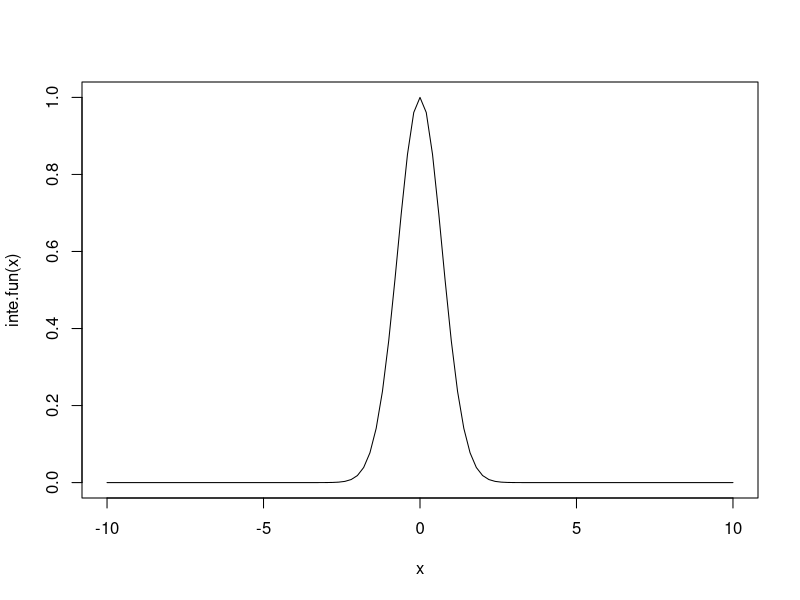
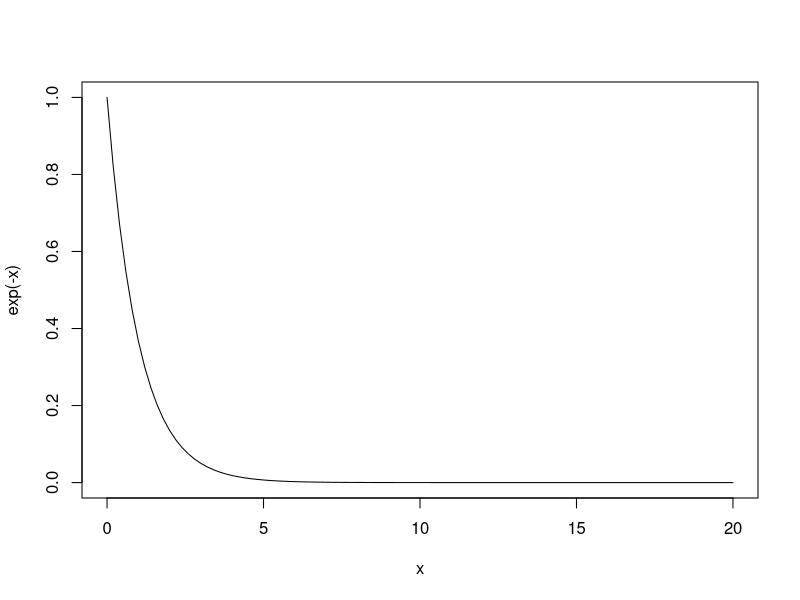
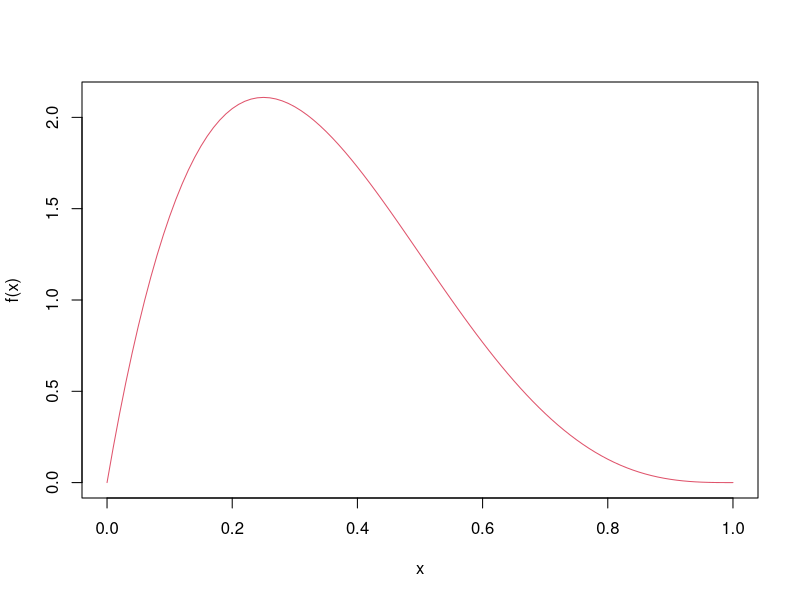
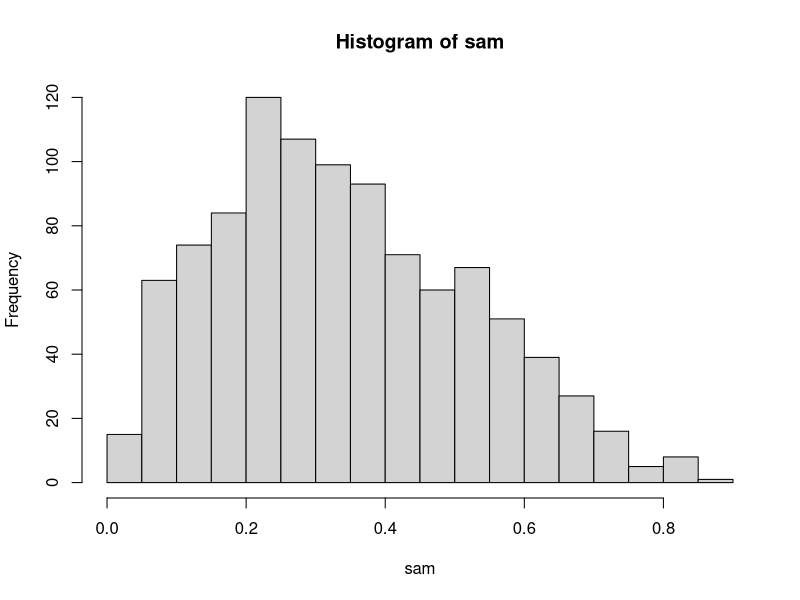
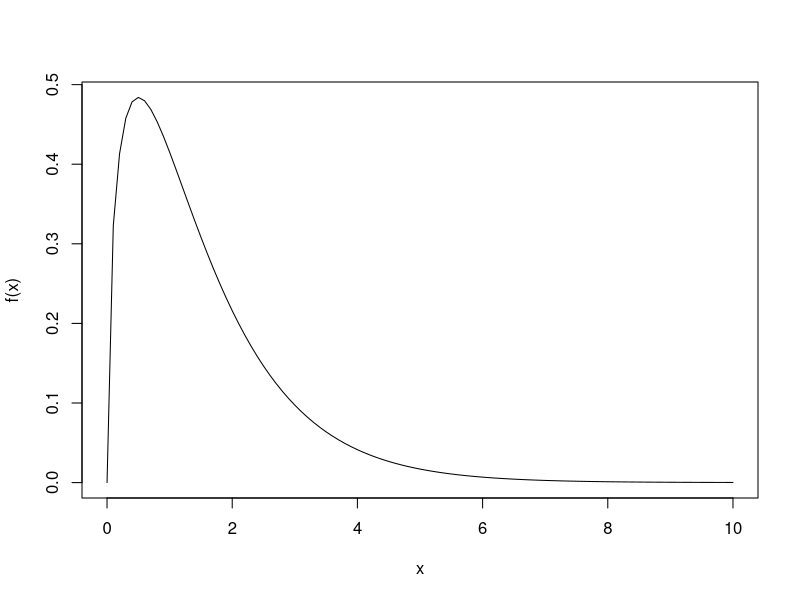
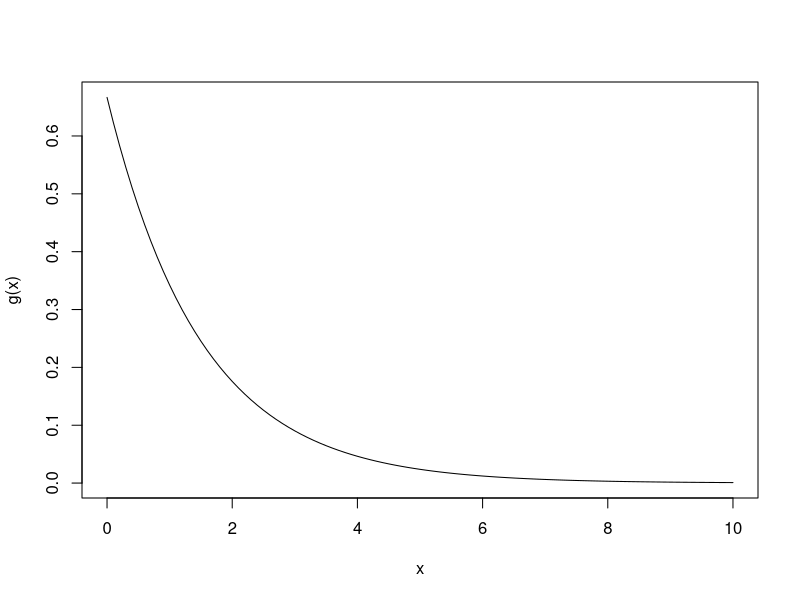
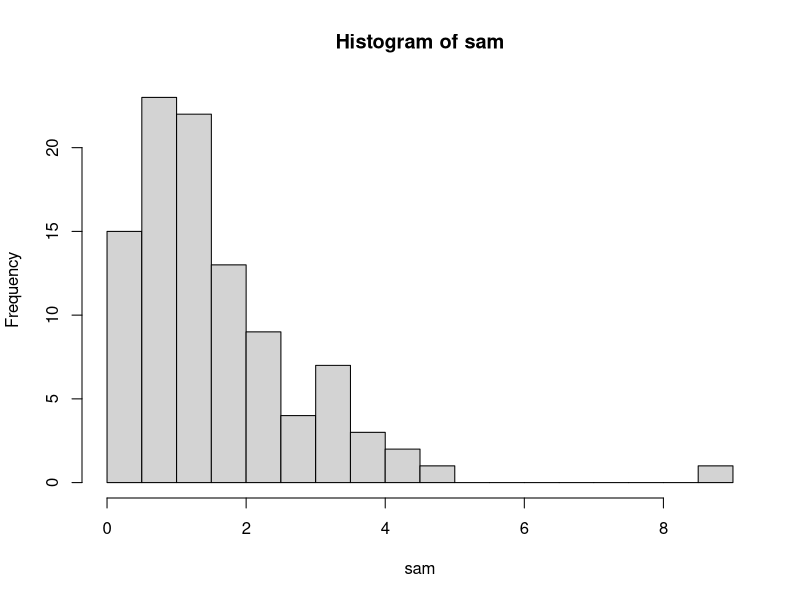
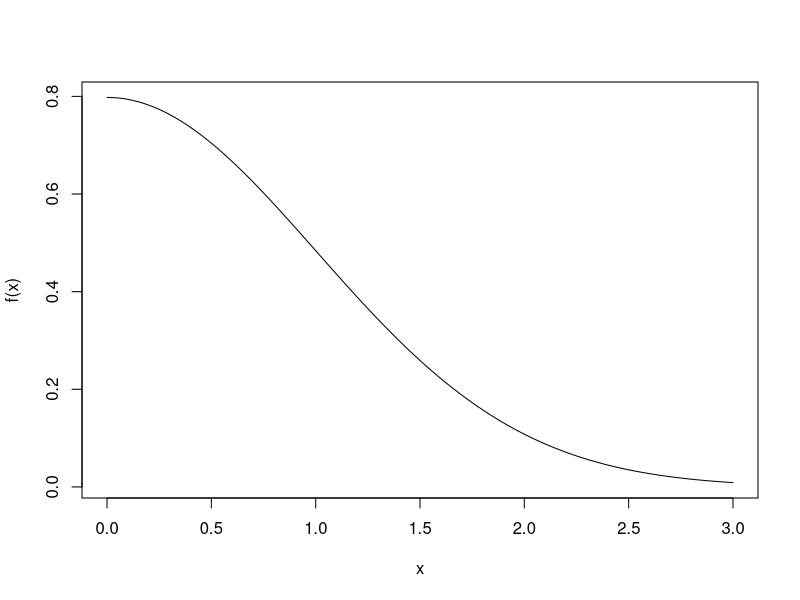

Write the R code that produced these figures, in order. (Note: this script raises an error after producing the figures.)
################################################################################
# Practical 1

# Use simulation to approximate the following integral. Also compare your estimate with
# the exact answer if known:

# integration exp(x^2) rnage -inf to inf
inte.fun <- function(x){
  return(exp(-x^2))
}
# Actual Value
ac <-integrate(inte.fun, -Inf, Inf)
ac
# plot 
curve(inte.fun, from = -10, to = 10)
# Simulation with random number
# using runif()
u <- runif(1000,-5,5)
# Multiply of density
ap.value <- mean(inte.fun(u))*10
# Approximate value
ap.value
# Error of Approximation
e <- abs(ap.value - ac$value)
e

################################################################################
# Practical 2
# Use simulation to approximate the following integral. Also compare your estimate with
# the exact answer if known:
# double integration of exp(-(x+y))dydx range 0 to inf and 0 to x
# Plot
curve(exp(-x), from = 0, to= 20)

u1 <- runif(1000, 0, 10)
u2 <- runif(1000, 0, 10)
Iy <- ifelse(u1 <u2,1,0)

ap.value <- mean(Iy*exp(-(u1+u2))*10*10)
# Approximate value
ap.value
# Actual value
ac <- 0.5
# Error of Approximation
e <- abs(ap.value - ac)
e

################################################################################
# Practical 3

# Let U be Uniform on (0,1). Use simulation to approximate the following:
# Corr(u ,sqrt(1-u^2) )
# corr(u^2,  sqrt(1-u^2))

u <- runif(1000, 0,1)
y <- sqrt(1-u^2)
# Correlation of 1
cor(u, y)
x <- u^2
# Correlation
cor(x,y)

################################################################################
# Practical 4
# Let us use the rejection method to generate a random variable having density function
# f(x) = 20*x*(1-x)^3 0<x<1
f <-function(x){
  return(20*x*(1-x)^3)
}
curve(f,0,1, col =2)
c <- 135/65 
sam <- c()
while(TRUE){
  u <- runif(1, 0,1)
  x <- runif(1,0,1)
  if(u < f(x)/c){
    sam <- c(sam, x)
  }
  if(length(sam) ==1000){
    break
  }
}
sam
hist(sam, breaks =20)
################################################################################
# Practical 5
# Implement the rejection sampling technique to generate a random variable following the
# gamma distribution with parameters (3/2, 1), where the density function is given by
# f(x) = K* x^0.5 * exp(-x) ;x>0
K <- 2/sqrt(pi)

f <- function(x){
  return(2* x^0.5 * exp(-x) / sqrt(pi))
}

g <- function(x){
  # To take a density of exponential
  return(2* exp(-2*x/3)/3)
}
curve(f, 0, 10)
curve(g, 0, 10)
c <- 3^(3/2) /(2*pi*exp(1))^0.5
sam <- c()
while(TRUE){
  u <- runif(1, 0,1)
  x <- rexp(1, 2/3)
  if(u < f(x)/(g(x)*c)){
    sam <- c(sam, x)
  }
  if(length(sam) ==100){
    break
  }
}
sam
hist(sam, breaks =20)


################################################################################
# Practical 6
# Using the rejection technique generate a Normal random number Z(0,1) where the
# absolute value of z has the following density function,
# f(x) = (2/sqrt(2*pi)) * exp(-x^2 /2) ; x>0

f <- function(x){
  return((2/sqrt(2*pi)) * exp(-x^2 /2))
}

g <- function(x){
  return(exp(-x))
}
c <- sqrt(2*exp(1)/ pi)
sam <- c()
while(TRUE){
  u <- runif(1, 0,1)
  x <- rexp(1, 1)
  if(u < f(x)/(g(x)*c)){
    sam <- c(sam, x)
  }
  if(length(sam) ==100){
    break
  }
}
sam
curve(f, 0, 3)
hist(sam, breaks =20)

################################################################################
# Practical 7
# If Z is a standard normal variable, then show that
# E(|z|) = sqrt(2/pi)
# Actual value
ac.value <- sqrt(2/pi); ac_value
sam <- rnorm(1000)
# Approximate value
ap.value <- mean(abs(sam)) ; ap.value
# Error 
e <- abs(ap.value - ac.value); e
################################################################################
# Practical 8
# Estimate the expected value E(x^2)when X ∼ N(0,1). using importance sampling with a proposal
# distribution q(x) = N(5,2). Compare the target distribution p(x) and the proposal distribution q(x)
# using a density plot.

sam1 <- rnorm(1000, 0, 1)
expx2 <- mean(sam1^2)
expx2

true_ex<- 1 
# important  sampling
sam2 <- rnorm(1000, 5,2)

weights <- dnorm(sam2, 0,1)/ dnorm(sam2, 5,2) 

exx2_imp <- sum(weights*sam2^2)/sum(weights) 
exx2_imp

x_vals <- seq(-5, 10, length.out = 1000)
p_vals <-dnorm(x_vals, 0, 1)
q_vals <- dnorm(x_vals, 5, 2)


plot(x_vals, p_vals, type = "l", col = "blue", lwd = 2, ylim = c(0, max(p_vals, q_vals)), 
     xlab = "x", ylab = "Density", main = "Comparison of Target and Proposal Distributions")
lines(x_vals, q_vals, col = "red", lwd = 2, lty = 2)  

################################################################################
# Practical 9
p <- 0.3
geo_simu <- function(p){
  x <- 1
  while (TRUE) {
    u <- runif(1)
    if(u <p){
      return(x)
    }
    x <- x+1
  }
}

n <- 1000
samp <- replicate(n, geo_simu(p))
x_vals <- 1:20
theo_p <- (1-p)^(x_vals -1)*p

sim_p <- table(samp) / n

plot(as.numeric(names(sim_p)), as.numeric(sim_p), type = "h", col = "blue", lwd = 2, 
     xlab = "X", ylab = "P(X)", main = "Simulated vs Theoretical Geometric Distribution",
     ylim = c(0, max(sim_p, theo_p)))
points(x_vals, theo_p, col = "red", pch = 19)
legend("topright", legend = c("Simulated", "Theoretical"), col = c("blue", "red"), lwd = 2, pch = c(NA, 19))

################################################################################
# Practical 10
# Suppose X is a random variable following the probability density function f(x). Use Monte Carlo
# simulation to estimate the expectation of function h(x) = x/2^(x-1) 
# Apply the Antithetic Variates Method to
# improve the efficiency of the estimation and reduce variance. Use k samples to verify the accuracy of the
# estimates. Compare the computational efficiency (time taken) and variance of both methods. Provide a
# visualization of the Monte Carlo and Antithetic estimates to demonstrate the variance reduction effect.

# let assume x ~ unifrom (0,1)
h <- function(x){
  return( x/2^(x-1))
}

l <- data.frame(n = c(),mean_mc =c(), var_mc =c(),mean_av= c(),var_av =c(), per_var = c())
K = c(1000, 2000, 6000)
for(n in K){
###    Basic Monte Carlo
u <- runif(n)
mean_mc <- mean(h(u))
var_mc <- var(h(u))
# cat("Basic MC Estimate: ",mean_mc , "\n")
# cat("Variance - Basic MC: ", var_mc, "\n")

###    Antithetic Variates
u1 <- runif(n/2)
u2 <- 1-u1
mean_av <- (mean(h(u1))+mean(h(u2)))/2
var_av <-(var(h(u1))+var(h(u2))+ 2* cov(h(u1), h(u2)))/(4*n)
# cat("Antithetic Estimate: ",mean_av , "\n")
# cat("Variance - Antithetic: ",var_av  , "\n")
# percent of variance reduction with respect to var_mc
per_var <- (var_mc -var_av )*100/var_mc
l1 <- data.frame(n =c( n),mean_mc =c(mean_mc), var_mc =c(var_mc),mean_av= c(mean_av),var_av =c(var_av), per_var = c(per_var))
l <- rbind(l,l1)
}
l
barplot(l$var_mc)
barplot(l$var_av)



################################################################################
# Practical 11
#Suppose Xis a random variable following the Exponential distribution with parameter λ.
#Use Monte Carlo simulation to estimate the expectation of the function h(x) = exp(-x).
#Apply the control Variates Method to improve the efficiency of the estimation and reduce
#variance. Use k samples to verify the accuracy of the estimates. Compare the
#computational efficiency (time taken) and variance of both methods. Provide a
#visualization of the Monte Carlo and Antithetic estimates to demonstrate the variance
# reduction effect.

h <- function(x){
  return( x/2^(x-1))
}

g <- function(x) {
  x
}
l <- data.frame(n = c(),mean_mc =c(), var_mc =c(),mean_av= c(),var_av =c(), per_var = c())
K = c(1000, 2000, 6000)
for(n in K){
  ###    Basic Monte Carlo
  u <- rexp(n,1)
  mean_mc <- mean(h(u))
  var_mc <- var(h(u))
  # cat("Basic MC Estimate: ",mean_mc , "\n")
  # cat("Variance - Basic MC: ", var_mc, "\n")
  
  ###    Antithetic Variates
  u1 <- rexp(n/2, 1)
  u2 <- g(u1)
  mean_av <- (mean(h(u1))+mean(h(u2)))/2
  var_av <-(var(h(u1))+var(h(u2))+ 2* cov(h(u1), h(u2)))/(4*n)
  # cat("Antithetic Estimate: ",mean_av , "\n")
  # cat("Variance - Antithetic: ",var_av  , "\n")
  # percent of variance reduction with respect to var_mc
  per_var <- (var_mc -var_av )*100/var_mc
  l1 <- data.frame(n =c( n),mean_mc =c(mean_mc), var_mc =c(var_mc),mean_av= c(mean_av),var_av =c(var_av), per_var = c(per_var))
  l <- rbind(l,l1)
}
l
barplot(l$var_mc)
barplot(l$var_av)


################################################################################
# Practical 12
# AR(1) Process simulation

T <- 100
phi <- 0.7
sigma <- 1.5

y <- numeric(T)
ep <- rnorm(T, mean = 0, sd = sigma) 
y[1] <- ep[1] 

for( t in 2:T){
  y[t] <- phi* y[t-1] +ep[t] 
}
# AR(1) simulation
plot(1:T, y, col = 2,type = 'l')

# MH algorithm to estimate the parameters
#Not done in practical(said to leave)

################################################################################
# Practical 13

# 1.Run the MCMC simulation using MH algorithm for 10,000 iterations to generate
# samples of the parameters.
# 2. Estimate the variance of the posterior mean using the nonoverlapping batch mean
# (NBM ) method. Also, provide the necessary plots.

set.seed(123)
ar1<-function(T,phi,sigma){
  y <- numeric(T)
  ep <- rnorm(T, mean = 0, sd = sigma) 
  y[1] <- ep[1] 
  
  for( t in 2:T){
    y[t] <- phi* y[t-1] +ep[t] 
  }
  return(y)
}

T <- 100
phi <- 0.7
sigma <- 1.5
y<-ar1(T,phi,sigma)

mh_sampler<-function(y,n,sd_phi=0.1,sd_sigma2=0.1){
  phi_mh<-numeric(n)
  sigma2_mh<-numeric(n)
  phi_mh[1]<-runif(1,-1,1)
  sigma2_mh[1]<-var(y)
  log_like<-function(phi,sigma2,y){
    l<-length(y)
    sum(dnorm(y[-1],mean=phi*y[-l],sd=sqrt(sigma2),log = T))
  }
  for(i in 2:n){
    phi_prop<-rnorm(1,phi_mh[i-1],sd_phi)
    sigma2_prop<-rnorm(1,sigma2_mh[i-1],sd_sigma2)
    if(abs(phi_prop)<1 && sigma2_prop>0){
      log_acp_ratio<-log_like(phi_prop,sigma2_prop,y) - log_like(phi_mh[i-1],sigma2_mh[i-1],y)
      if(log(runif(1))<log_acp_ratio){
        phi_mh[i]<-phi_prop
        sigma2_mh[i]<-sigma2_prop
      }
      else{
        phi_mh[i]<-phi_mh[i-1]
        sigma2_mh[i]<-sigma2_mh[i-1]
      }
    }
  }
  return(list(phi=phi_mh,sigma2=sigma2_mh))
}
samples<-mh_sampler(y,n=10000);samples

nbm_var<-function(x,batch_size){
  n_batch<-floor(length(x)/batch_size)
  batch_mean<-sapply(1:n_batch,function(i){
    mean(x[((i-1)*batch_size+1) : (i*batch_size)])
  })
  return(var(batch_mean)/n_batch)
}
cat('Estimated variance of phi using NBM :',nbm_var(samples$phi,batch_size = 50))
cat('Estimated variance of sigma2 using NBM :',nbm_var(samples$sigma2,batch_size = 50))

par(mfrow=c(3,2))
plot(samples$phi,type = 'l',main = 'Trace plot of phi',xlab = 'iterations',ylab = 'phi')
plot(samples$sigma2,type = 'l',main = 'Trace plot of sigma^2',xlab = 'iterations',ylab = 'sigma^2')
hist(samples$phi,breaks = 50,probability = T)
hist(samples$sigma2,breaks = 50,probability = T)
acf(samples$phi,main = 'Autocorrelation function of phi')
acf(samples$sigma2,main = 'Autocorrelation function of sigma^2')

################################################################################
# Practical 14
# Generate random samples from a Normal distribution using the Metropolis-Hastings
# (M-H) algorithm and estimate its parameters. Then, implement a burn-in period to
# remove initial bias and compare results using the Mean Squared Error (MSE).
# Do it for different sample sizes (n=50,100,250)

mh_sample<-function(n,mu = 0,sigma = 1,prop_sd = 1){
  set.seed(123)
  samples<-numeric(n)
  x<-rnorm(1,mu,sigma)
  samples[1]<-x
  for(i in 2:n){
    prop<-rnorm(1,x,prop_sd)
    acc_ratio<-dnorm(prop,mu,sigma)/dnorm(x,mu,sigma)
    if(runif(1)<acc_ratio){
      x<-prop
    }
    samples[i]<-x
  }
  return(samples)
}

n_mh<-10000
mu<-0
sigma<-1
samples<-mh_sample(n_mh,mu,sigma,prop_sd=2)
plot(cumsum(samples)/1:n_mh)

n<-c(50,100,250)
results<-data.frame(n=integer(),est_mean=numeric(),est_sd=numeric(),mse_mean=numeric(),mse_sd=numeric(),
                    est_mean_burn=numeric(),est_sd_burn=numeric(),mse_mean_burn=numeric(),
                    mse_sd_burn=numeric())
for(t in n){
  s<-mh_sample(t)
  est_mean<-mean(s)
  est_sd<-sd(s)
  mse_mean<-(mu-est_mean)^2
  mse_sd<-(sigma-est_sd)^2
  s_b<-samples[5000:(5000+t-1)]
  est_mean_burn<-mean(s_b)
  est_sd_burn<-sd(s_b)
  mse_mean_burn<-(mu-est_mean_burn)^2
  mse_sd_burn<-(sigma-est_sd_burn)^2
  results<-rbind(results,data.frame(n=t,est_mean=est_mean,est_sd=est_sd,mse_mean=mse_mean,mse_sd=mse_sd,
                                    est_mean_burn=est_mean_burn,est_sd_burn=est_sd_burn,
                                    mse_mean_burn=mse_mean_burn,mse_sd_burn=mse_sd_burn))
}
print(results)






